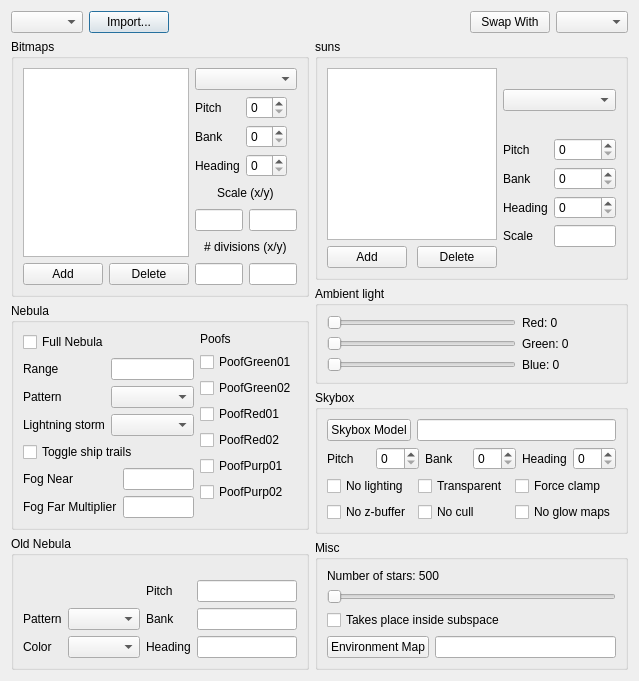
<?xml version="1.0" encoding="UTF-8"?>
<ui version="4.0">
 <class>fso::fred::dialogs::BackgroundEditor</class>
 <widget class="QDialog" name="fso::fred::dialogs::BackgroundEditor">
  <property name="geometry">
   <rect>
    <x>0</x>
    <y>0</y>
    <width>639</width>
    <height>681</height>
   </rect>
  </property>
  <property name="windowTitle">
   <string>Background Editor</string>
  </property>
  <layout class="QHBoxLayout" name="horizontalLayout">
   <item>
    <layout class="QVBoxLayout" name="leftLayout">
     <item>
      <layout class="QHBoxLayout" name="topLeftLayout">
       <item>
        <widget class="QComboBox" name="backgroundSelectionCombo"/>
       </item>
       <item>
        <widget class="QPushButton" name="importButton">
         <property name="text">
          <string>Import...</string>
         </property>
        </widget>
       </item>
       <item>
        <spacer name="horizontalSpacer">
         <property name="orientation">
          <enum>Qt::Horizontal</enum>
         </property>
         <property name="sizeHint" stdset="0">
          <size>
           <width>40</width>
           <height>20</height>
          </size>
         </property>
        </spacer>
       </item>
      </layout>
     </item>
     <item>
      <widget class="QGroupBox" name="groupBox">
       <property name="title">
        <string>Bitmaps</string>
       </property>
       <layout class="QHBoxLayout" name="horizontalLayout_12">
        <item>
         <layout class="QVBoxLayout" name="bitmapLeftLayout_2">
          <item>
           <widget class="QListView" name="bitmapListView"/>
          </item>
          <item>
           <layout class="QHBoxLayout" name="horizontalLayout_11">
            <item>
             <widget class="QPushButton" name="addBitmapButton">
              <property name="text">
               <string>Add</string>
              </property>
             </widget>
            </item>
            <item>
             <spacer name="horizontalSpacer_18">
              <property name="orientation">
               <enum>Qt::Horizontal</enum>
              </property>
              <property name="sizeHint" stdset="0">
               <size>
                <width>40</width>
                <height>20</height>
               </size>
              </property>
             </spacer>
            </item>
            <item>
             <widget class="QPushButton" name="deleteBitmapButton">
              <property name="text">
               <string>Delete</string>
              </property>
             </widget>
            </item>
           </layout>
          </item>
         </layout>
        </item>
        <item>
         <layout class="QVBoxLayout" name="bitmapRightLayout_2">
          <item>
           <widget class="QComboBox" name="bitmapSelectionCombo"/>
          </item>
          <item>
           <layout class="QGridLayout" name="gridLayout_2">
            <item row="2" column="0">
             <widget class="QLabel" name="label_8">
              <property name="text">
               <string>Heading</string>
              </property>
             </widget>
            </item>
            <item row="2" column="1">
             <widget class="QSpinBox" name="bitmapHeadingSpin"/>
            </item>
            <item row="0" column="0">
             <widget class="QLabel" name="label_4">
              <property name="text">
               <string>Pitch</string>
              </property>
             </widget>
            </item>
            <item row="1" column="0">
             <widget class="QLabel" name="label_7">
              <property name="text">
               <string>Bank</string>
              </property>
             </widget>
            </item>
            <item row="0" column="1">
             <widget class="QSpinBox" name="bitmapPitchSpin"/>
            </item>
            <item row="1" column="1">
             <widget class="QSpinBox" name="bitmapBankSpin"/>
            </item>
            <item row="0" column="2">
             <spacer name="horizontalSpacer_12">
              <property name="orientation">
               <enum>Qt::Horizontal</enum>
              </property>
              <property name="sizeHint" stdset="0">
               <size>
                <width>40</width>
                <height>20</height>
               </size>
              </property>
             </spacer>
            </item>
            <item row="2" column="2">
             <spacer name="horizontalSpacer_11">
              <property name="orientation">
               <enum>Qt::Horizontal</enum>
              </property>
              <property name="sizeHint" stdset="0">
               <size>
                <width>40</width>
                <height>20</height>
               </size>
              </property>
             </spacer>
            </item>
            <item row="1" column="2">
             <spacer name="horizontalSpacer_13">
              <property name="orientation">
               <enum>Qt::Horizontal</enum>
              </property>
              <property name="sizeHint" stdset="0">
               <size>
                <width>40</width>
                <height>20</height>
               </size>
              </property>
             </spacer>
            </item>
           </layout>
          </item>
          <item>
           <layout class="QHBoxLayout" name="horizontalLayout_7">
            <item>
             <spacer name="horizontalSpacer_14">
              <property name="orientation">
               <enum>Qt::Horizontal</enum>
              </property>
              <property name="sizeHint" stdset="0">
               <size>
                <width>40</width>
                <height>20</height>
               </size>
              </property>
             </spacer>
            </item>
            <item>
             <widget class="QLabel" name="label_9">
              <property name="text">
               <string>Scale (x/y)</string>
              </property>
             </widget>
            </item>
            <item>
             <spacer name="horizontalSpacer_15">
              <property name="orientation">
               <enum>Qt::Horizontal</enum>
              </property>
              <property name="sizeHint" stdset="0">
               <size>
                <width>40</width>
                <height>20</height>
               </size>
              </property>
             </spacer>
            </item>
           </layout>
          </item>
          <item>
           <layout class="QHBoxLayout" name="horizontalLayout_8">
            <item>
             <widget class="QLineEdit" name="bitmapScaleXEdit"/>
            </item>
            <item>
             <widget class="QLineEdit" name="bitmapScaleYEdit"/>
            </item>
           </layout>
          </item>
          <item>
           <layout class="QHBoxLayout" name="horizontalLayout_9">
            <item>
             <spacer name="horizontalSpacer_16">
              <property name="orientation">
               <enum>Qt::Horizontal</enum>
              </property>
              <property name="sizeHint" stdset="0">
               <size>
                <width>40</width>
                <height>20</height>
               </size>
              </property>
             </spacer>
            </item>
            <item>
             <widget class="QLabel" name="label_10">
              <property name="text">
               <string># divisions (x/y)</string>
              </property>
             </widget>
            </item>
            <item>
             <spacer name="horizontalSpacer_17">
              <property name="orientation">
               <enum>Qt::Horizontal</enum>
              </property>
              <property name="sizeHint" stdset="0">
               <size>
                <width>40</width>
                <height>20</height>
               </size>
              </property>
             </spacer>
            </item>
           </layout>
          </item>
          <item>
           <layout class="QHBoxLayout" name="horizontalLayout_10">
            <item>
             <widget class="QLineEdit" name="bitmapDivisionsXEdit"/>
            </item>
            <item>
             <widget class="QLineEdit" name="bitmapDivisionsYEdit"/>
            </item>
           </layout>
          </item>
         </layout>
        </item>
       </layout>
      </widget>
     </item>
     <item>
      <widget class="QGroupBox" name="groupBox_2">
       <property name="title">
        <string>Nebula</string>
       </property>
       <layout class="QHBoxLayout" name="horizontalLayout_13">
        <item>
         <layout class="QVBoxLayout" name="nebulaLeftLayout">
          <item>
           <widget class="QCheckBox" name="fullNebulaCheckBox">
            <property name="text">
             <string>Full Nebula</string>
            </property>
           </widget>
          </item>
          <item>
           <layout class="QFormLayout" name="formLayout">
            <item row="0" column="0">
             <widget class="QLabel" name="label_12">
              <property name="text">
               <string>Range</string>
              </property>
             </widget>
            </item>
            <item row="0" column="1">
             <widget class="QLineEdit" name="nebulaRangeEdit"/>
            </item>
            <item row="1" column="0">
             <widget class="QLabel" name="label_13">
              <property name="text">
               <string>Pattern</string>
              </property>
             </widget>
            </item>
            <item row="1" column="1">
             <widget class="QComboBox" name="nebulaPatternCombo"/>
            </item>
            <item row="2" column="0">
             <widget class="QLabel" name="label_14">
              <property name="text">
               <string>Lightning storm</string>
              </property>
             </widget>
            </item>
            <item row="2" column="1">
             <widget class="QComboBox" name="nebulaLightningCombo"/>
            </item>
           </layout>
          </item>
          <item>
           <widget class="QCheckBox" name="shipTrailsCheckBox">
            <property name="text">
             <string>Toggle ship trails</string>
            </property>
           </widget>
          </item>
          <item>
           <layout class="QFormLayout" name="formLayout_2">
            <item row="0" column="0">
             <widget class="QLabel" name="label_15">
              <property name="text">
               <string>Fog Near</string>
              </property>
             </widget>
            </item>
            <item row="0" column="1">
             <widget class="QLineEdit" name="fogNearEdit"/>
            </item>
            <item row="1" column="0">
             <widget class="QLabel" name="label_35">
              <property name="text">
               <string>Fog Far Multiplier</string>
              </property>
             </widget>
            </item>
            <item row="1" column="1">
             <widget class="QLineEdit" name="fogFarMultiplierEdit"/>
            </item>
           </layout>
          </item>
         </layout>
        </item>
        <item>
         <layout class="QVBoxLayout" name="nebulaRightLayout">
          <item>
           <widget class="QLabel" name="label_11">
            <property name="text">
             <string>Poofs</string>
            </property>
           </widget>
          </item>
          <item>
           <widget class="QCheckBox" name="poofGreen1CheckBox">
            <property name="text">
             <string>PoofGreen01</string>
            </property>
           </widget>
          </item>
          <item>
           <widget class="QCheckBox" name="poofGreen2CheckBox">
            <property name="text">
             <string>PoofGreen02</string>
            </property>
           </widget>
          </item>
          <item>
           <widget class="QCheckBox" name="poofRed1CheckBox">
            <property name="text">
             <string>PoofRed01</string>
            </property>
           </widget>
          </item>
          <item>
           <widget class="QCheckBox" name="poofRed2CheckBox">
            <property name="text">
             <string>PoofRed02</string>
            </property>
           </widget>
          </item>
          <item>
           <widget class="QCheckBox" name="poofPurple1CheckBox">
            <property name="text">
             <string>PoofPurp01</string>
            </property>
           </widget>
          </item>
          <item>
           <widget class="QCheckBox" name="poofPurple2CheckBox">
            <property name="text">
             <string>PoofPurp02</string>
            </property>
           </widget>
          </item>
          <item>
           <spacer name="verticalSpacer">
            <property name="orientation">
             <enum>Qt::Vertical</enum>
            </property>
            <property name="sizeHint" stdset="0">
             <size>
              <width>20</width>
              <height>40</height>
             </size>
            </property>
           </spacer>
          </item>
         </layout>
        </item>
       </layout>
      </widget>
     </item>
     <item>
      <widget class="QGroupBox" name="groupBox_3">
       <property name="title">
        <string>Old Nebula</string>
       </property>
       <layout class="QHBoxLayout" name="horizontalLayout_14">
        <item>
         <layout class="QFormLayout" name="oldNebulaLeftLayout">
          <item row="1" column="0">
           <widget class="QLabel" name="label_17">
            <property name="text">
             <string>Pattern</string>
            </property>
           </widget>
          </item>
          <item row="1" column="1">
           <widget class="QComboBox" name="oldNebulaPatternCombo"/>
          </item>
          <item row="3" column="0">
           <widget class="QLabel" name="label_18">
            <property name="text">
             <string>Color</string>
            </property>
           </widget>
          </item>
          <item row="3" column="1">
           <widget class="QComboBox" name="oldNebulaColorCombo"/>
          </item>
          <item row="0" column="1">
           <spacer name="verticalSpacer_2">
            <property name="orientation">
             <enum>Qt::Vertical</enum>
            </property>
            <property name="sizeHint" stdset="0">
             <size>
              <width>20</width>
              <height>40</height>
             </size>
            </property>
           </spacer>
          </item>
         </layout>
        </item>
        <item>
         <layout class="QFormLayout" name="oldNebulaRightLayout">
          <item row="1" column="0">
           <widget class="QLabel" name="label_19">
            <property name="text">
             <string>Pitch</string>
            </property>
           </widget>
          </item>
          <item row="1" column="1">
           <widget class="QLineEdit" name="oldNebulaPitchEdit"/>
          </item>
          <item row="2" column="0">
           <widget class="QLabel" name="label_20">
            <property name="text">
             <string>Bank</string>
            </property>
           </widget>
          </item>
          <item row="2" column="1">
           <widget class="QLineEdit" name="oldNebulaBankEdit"/>
          </item>
          <item row="3" column="0">
           <widget class="QLabel" name="label_21">
            <property name="text">
             <string>Heading</string>
            </property>
           </widget>
          </item>
          <item row="3" column="1">
           <widget class="QLineEdit" name="oldNebulaHeadingEdit"/>
          </item>
          <item row="0" column="1">
           <spacer name="verticalSpacer_3">
            <property name="orientation">
             <enum>Qt::Vertical</enum>
            </property>
            <property name="sizeHint" stdset="0">
             <size>
              <width>20</width>
              <height>40</height>
             </size>
            </property>
           </spacer>
          </item>
         </layout>
        </item>
       </layout>
      </widget>
     </item>
    </layout>
   </item>
   <item>
    <layout class="QVBoxLayout" name="rightLayout">
     <item>
      <layout class="QHBoxLayout" name="topRightLayout">
       <item>
        <spacer name="horizontalSpacer_2">
         <property name="orientation">
          <enum>Qt::Horizontal</enum>
         </property>
         <property name="sizeHint" stdset="0">
          <size>
           <width>40</width>
           <height>20</height>
          </size>
         </property>
        </spacer>
       </item>
       <item>
        <widget class="QPushButton" name="swapWithButton">
         <property name="text">
          <string>Swap With</string>
         </property>
        </widget>
       </item>
       <item>
        <widget class="QComboBox" name="swapWithCombo"/>
       </item>
      </layout>
     </item>
     <item>
      <widget class="QGroupBox" name="groupBox_4">
       <property name="title">
        <string>suns</string>
       </property>
       <layout class="QHBoxLayout" name="horizontalLayout_16">
        <item>
         <layout class="QVBoxLayout" name="sunLeftLayout">
          <item>
           <widget class="QListView" name="sunListView"/>
          </item>
          <item>
           <layout class="QHBoxLayout" name="horizontalLayout_15">
            <item>
             <widget class="QPushButton" name="addSunButton">
              <property name="text">
               <string>Add</string>
              </property>
             </widget>
            </item>
            <item>
             <spacer name="horizontalSpacer_19">
              <property name="orientation">
               <enum>Qt::Horizontal</enum>
              </property>
              <property name="sizeHint" stdset="0">
               <size>
                <width>40</width>
                <height>20</height>
               </size>
              </property>
             </spacer>
            </item>
            <item>
             <widget class="QPushButton" name="deleteSunButton">
              <property name="text">
               <string>Delete</string>
              </property>
             </widget>
            </item>
           </layout>
          </item>
         </layout>
        </item>
        <item>
         <layout class="QVBoxLayout" name="sunRightLayout">
          <item>
           <widget class="QComboBox" name="sunSelectionCombo"/>
          </item>
          <item>
           <layout class="QGridLayout" name="gridLayout_3">
            <item row="2" column="0">
             <widget class="QLabel" name="label_22">
              <property name="text">
               <string>Heading</string>
              </property>
             </widget>
            </item>
            <item row="2" column="1">
             <widget class="QSpinBox" name="sunHeadingSpin"/>
            </item>
            <item row="0" column="0">
             <widget class="QLabel" name="label_23">
              <property name="text">
               <string>Pitch</string>
              </property>
             </widget>
            </item>
            <item row="1" column="0">
             <widget class="QLabel" name="label_24">
              <property name="text">
               <string>Bank</string>
              </property>
             </widget>
            </item>
            <item row="0" column="1">
             <widget class="QSpinBox" name="sunPitchSpin"/>
            </item>
            <item row="1" column="1">
             <widget class="QSpinBox" name="sunBankSpin"/>
            </item>
            <item row="0" column="2">
             <spacer name="horizontalSpacer_20">
              <property name="orientation">
               <enum>Qt::Horizontal</enum>
              </property>
              <property name="sizeHint" stdset="0">
               <size>
                <width>40</width>
                <height>20</height>
               </size>
              </property>
             </spacer>
            </item>
            <item row="2" column="2">
             <spacer name="horizontalSpacer_21">
              <property name="orientation">
               <enum>Qt::Horizontal</enum>
              </property>
              <property name="sizeHint" stdset="0">
               <size>
                <width>40</width>
                <height>20</height>
               </size>
              </property>
             </spacer>
            </item>
            <item row="1" column="2">
             <spacer name="horizontalSpacer_22">
              <property name="orientation">
               <enum>Qt::Horizontal</enum>
              </property>
              <property name="sizeHint" stdset="0">
               <size>
                <width>40</width>
                <height>20</height>
               </size>
              </property>
             </spacer>
            </item>
            <item row="3" column="0">
             <widget class="QLabel" name="sunScaleLabel">
              <property name="text">
               <string>Scale</string>
              </property>
             </widget>
            </item>
            <item row="3" column="1">
             <widget class="QLineEdit" name="sunScaleEdit"/>
            </item>
            <item row="3" column="2">
             <spacer name="sunScaleSpacer">
              <property name="orientation">
               <enum>Qt::Horizontal</enum>
              </property>
              <property name="sizeHint" stdset="0">
               <size>
                <width>40</width>
                <height>20</height>
               </size>
              </property>
             </spacer>
            </item>
           </layout>
          </item>
         </layout>
        </item>
       </layout>
      </widget>
     </item>
     <item>
      <widget class="QGroupBox" name="groupBox_7">
       <property name="title">
        <string>Ambient light</string>
       </property>
       <layout class="QHBoxLayout" name="horizontalLayout_17">
        <item>
         <layout class="QGridLayout" name="gridLayout_4">
          <item row="0" column="0" colspan="2">
           <widget class="QSlider" name="ambientLightRedSlider">
            <property name="orientation">
             <enum>Qt::Horizontal</enum>
            </property>
           </widget>
          </item>
          <item row="0" column="2">
           <widget class="QLabel" name="ambientLightRedLabel">
            <property name="text">
             <string>Red: 0</string>
            </property>
           </widget>
          </item>
          <item row="1" column="0" colspan="2">
           <widget class="QSlider" name="ambientLightGreenSlider">
            <property name="orientation">
             <enum>Qt::Horizontal</enum>
            </property>
           </widget>
          </item>
          <item row="1" column="2">
           <widget class="QLabel" name="ambientLightGreenLabel">
            <property name="text">
             <string>Green: 0</string>
            </property>
           </widget>
          </item>
          <item row="2" column="0" colspan="2">
           <widget class="QSlider" name="ambientLightBlueSlider">
            <property name="orientation">
             <enum>Qt::Horizontal</enum>
            </property>
           </widget>
          </item>
          <item row="2" column="2">
           <widget class="QLabel" name="ambientLightBlueLabel">
            <property name="text">
             <string>Blue: 0</string>
            </property>
           </widget>
          </item>
         </layout>
        </item>
       </layout>
      </widget>
     </item>
     <item>
      <widget class="QGroupBox" name="groupBox_5">
       <property name="title">
        <string>Skybox</string>
       </property>
       <layout class="QVBoxLayout" name="verticalLayout">
        <item>
         <layout class="QHBoxLayout" name="horizontalLayout_18">
          <item>
           <widget class="QPushButton" name="skyboxModelButton">
            <property name="text">
             <string>Skybox Model</string>
            </property>
           </widget>
          </item>
          <item>
           <widget class="QLineEdit" name="skyboxEdit"/>
          </item>
         </layout>
        </item>
        <item>
         <layout class="QHBoxLayout" name="horizontalLayout_19">
          <item>
           <widget class="QLabel" name="label_31">
            <property name="text">
             <string>Pitch</string>
            </property>
           </widget>
          </item>
          <item>
           <widget class="QSpinBox" name="skyboxPitchSpin"/>
          </item>
          <item>
           <widget class="QLabel" name="label_32">
            <property name="text">
             <string>Bank</string>
            </property>
           </widget>
          </item>
          <item>
           <widget class="QSpinBox" name="skyboxBankSpin"/>
          </item>
          <item>
           <widget class="QLabel" name="label_33">
            <property name="text">
             <string>Heading</string>
            </property>
           </widget>
          </item>
          <item>
           <widget class="QSpinBox" name="skyboxHeadingSpin"/>
          </item>
         </layout>
        </item>
        <item>
         <layout class="QGridLayout" name="gridLayout_5">
          <item row="0" column="0">
           <widget class="QCheckBox" name="noLightingCheckBox">
            <property name="text">
             <string>No lighting</string>
            </property>
           </widget>
          </item>
          <item row="0" column="1">
           <widget class="QCheckBox" name="transparentCheckBox">
            <property name="text">
             <string>Transparent</string>
            </property>
           </widget>
          </item>
          <item row="0" column="2">
           <widget class="QCheckBox" name="forceClampCheckBox">
            <property name="text">
             <string>Force clamp</string>
            </property>
           </widget>
          </item>
          <item row="1" column="0">
           <widget class="QCheckBox" name="noZBufferCheckBox">
            <property name="text">
             <string>No z-buffer</string>
            </property>
           </widget>
          </item>
          <item row="1" column="1">
           <widget class="QCheckBox" name="NoCullCheckBox">
            <property name="text">
             <string>No cull</string>
            </property>
           </widget>
          </item>
          <item row="1" column="2">
           <widget class="QCheckBox" name="NoGlowMapsCheckBox">
            <property name="text">
             <string>No glow maps</string>
            </property>
           </widget>
          </item>
         </layout>
        </item>
       </layout>
      </widget>
     </item>
     <item>
      <widget class="QGroupBox" name="groupBox_6">
       <property name="title">
        <string>Misc</string>
       </property>
       <layout class="QVBoxLayout" name="verticalLayout_2">
        <item>
         <widget class="QLabel" name="label_34">
          <property name="text">
           <string>Number of stars: 500</string>
          </property>
         </widget>
        </item>
        <item>
         <widget class="QSlider" name="numStarsSlider">
          <property name="orientation">
           <enum>Qt::Horizontal</enum>
          </property>
         </widget>
        </item>
        <item>
         <widget class="QCheckBox" name="subspaceCheckBox">
          <property name="text">
           <string>Takes place inside subspace</string>
          </property>
         </widget>
        </item>
        <item>
         <layout class="QHBoxLayout" name="horizontalLayout_20">
          <item>
           <widget class="QPushButton" name="envMapButton">
            <property name="text">
             <string>Environment Map</string>
            </property>
           </widget>
          </item>
          <item>
           <widget class="QLineEdit" name="envMapEdit"/>
          </item>
         </layout>
        </item>
       </layout>
      </widget>
     </item>
    </layout>
   </item>
  </layout>
 </widget>
 <resources/>
 <connections/>
</ui>
